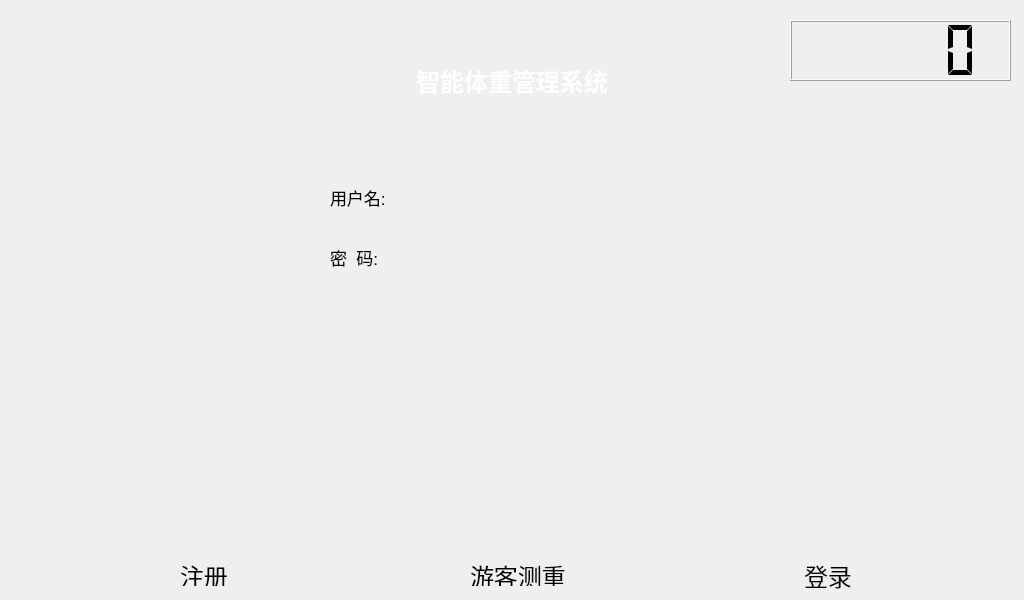
<?xml version="1.0" encoding="UTF-8"?>
<ui version="4.0">
 <class>Widget</class>
 <widget class="QWidget" name="Widget">
  <property name="geometry">
   <rect>
    <x>0</x>
    <y>0</y>
    <width>1024</width>
    <height>600</height>
   </rect>
  </property>
  <property name="cursor">
   <cursorShape>BlankCursor</cursorShape>
  </property>
  <property name="windowTitle">
   <string>Widget</string>
  </property>
  <property name="styleSheet">
   <string notr="true">#Widget {
	background-image: url(:/imgBackground/background.jpg);
}
#Widget * { 
border-image:url(); 
}</string>
  </property>
  <property name="inputMethodHints">
   <set>Qt::ImhNone</set>
  </property>
  <widget class="QLabel" name="lblSys">
   <property name="geometry">
    <rect>
     <x>0</x>
     <y>50</y>
     <width>1024</width>
     <height>61</height>
    </rect>
   </property>
   <property name="font">
    <font>
     <family>微软雅黑</family>
     <pointsize>18</pointsize>
     <weight>75</weight>
     <italic>false</italic>
     <bold>true</bold>
    </font>
   </property>
   <property name="styleSheet">
    <string notr="true">color: rgb(255, 255, 255);</string>
   </property>
   <property name="text">
    <string>智能体重管理系统</string>
   </property>
   <property name="alignment">
    <set>Qt::AlignCenter</set>
   </property>
  </widget>
  <widget class="QLabel" name="lblUser">
   <property name="geometry">
    <rect>
     <x>330</x>
     <y>187</y>
     <width>68</width>
     <height>21</height>
    </rect>
   </property>
   <property name="font">
    <font>
     <pointsize>13</pointsize>
    </font>
   </property>
   <property name="text">
    <string>用户名:</string>
   </property>
  </widget>
  <widget class="QLabel" name="label">
   <property name="geometry">
    <rect>
     <x>330</x>
     <y>247</y>
     <width>68</width>
     <height>21</height>
    </rect>
   </property>
   <property name="font">
    <font>
     <pointsize>13</pointsize>
    </font>
   </property>
   <property name="text">
    <string>密  码:</string>
   </property>
  </widget>
  <widget class="QPushButton" name="btnTourTest">
   <property name="geometry">
    <rect>
     <x>441</x>
     <y>405</y>
     <width>151</width>
     <height>151</height>
    </rect>
   </property>
   <property name="cursor">
    <cursorShape>BlankCursor</cursorShape>
   </property>
   <property name="focusPolicy">
    <enum>Qt::NoFocus</enum>
   </property>
   <property name="styleSheet">
    <string notr="true">QPushButton
{
	border-image: url(:/imgIcon/ico.png);
	border-style:hidden
}
QPushButton:hover
{
	margin:+5
}
QPushButton:pressed
{
	margin:+10
}
</string>
   </property>
   <property name="text">
    <string/>
   </property>
  </widget>
  <widget class="QLabel" name="lblToursit">
   <property name="geometry">
    <rect>
     <x>470</x>
     <y>565</y>
     <width>101</width>
     <height>21</height>
    </rect>
   </property>
   <property name="font">
    <font>
     <pointsize>18</pointsize>
    </font>
   </property>
   <property name="text">
    <string>游客测重</string>
   </property>
  </widget>
  <widget class="QPushButton" name="btnLogin">
   <property name="geometry">
    <rect>
     <x>740</x>
     <y>404</y>
     <width>161</width>
     <height>151</height>
    </rect>
   </property>
   <property name="cursor">
    <cursorShape>BlankCursor</cursorShape>
   </property>
   <property name="focusPolicy">
    <enum>Qt::StrongFocus</enum>
   </property>
   <property name="styleSheet">
    <string notr="true">QPushButton
{
	border-image: url(:/imgIcon/poke-ball.png);
	border-style:hidden
}

QPushButton:hover
{
	margin:+5
}
QPushButton:pressed
{
	margin:+10
}</string>
   </property>
   <property name="text">
    <string/>
   </property>
  </widget>
  <widget class="QPushButton" name="btnRegister">
   <property name="geometry">
    <rect>
     <x>130</x>
     <y>404</y>
     <width>151</width>
     <height>151</height>
    </rect>
   </property>
   <property name="focusPolicy">
    <enum>Qt::NoFocus</enum>
   </property>
   <property name="styleSheet">
    <string notr="true">QPushButton
{
	border-image: url(:/imgIcon/ico2.png);
	font: 25 20pt &quot;Roboto&quot;;
	color: rgb(224, 77, 77);
	border-style:hidden
}

QPushButton:hover
{
	margin:+5
}
QPushButton:pressed
{
	margin:+10
}</string>
   </property>
   <property name="text">
    <string/>
   </property>
  </widget>
  <widget class="QLabel" name="lblRegister">
   <property name="geometry">
    <rect>
     <x>180</x>
     <y>565</y>
     <width>68</width>
     <height>21</height>
    </rect>
   </property>
   <property name="font">
    <font>
     <pointsize>18</pointsize>
    </font>
   </property>
   <property name="text">
    <string>注册</string>
   </property>
  </widget>
  <widget class="QLabel" name="lblToursit_2">
   <property name="geometry">
    <rect>
     <x>804</x>
     <y>560</y>
     <width>71</width>
     <height>31</height>
    </rect>
   </property>
   <property name="font">
    <font>
     <pointsize>18</pointsize>
    </font>
   </property>
   <property name="text">
    <string>登录</string>
   </property>
  </widget>
  <widget class="QLCDNumber" name="lcdNumber">
   <property name="geometry">
    <rect>
     <x>790</x>
     <y>20</y>
     <width>221</width>
     <height>61</height>
    </rect>
   </property>
   <property name="font">
    <font>
     <pointsize>18</pointsize>
    </font>
   </property>
   <property name="cursor">
    <cursorShape>BlankCursor</cursorShape>
   </property>
   <property name="autoFillBackground">
    <bool>false</bool>
   </property>
   <property name="segmentStyle">
    <enum>QLCDNumber::Flat</enum>
   </property>
  </widget>
 </widget>
 <layoutdefault spacing="6" margin="11"/>
 <resources/>
 <connections/>
</ui>
